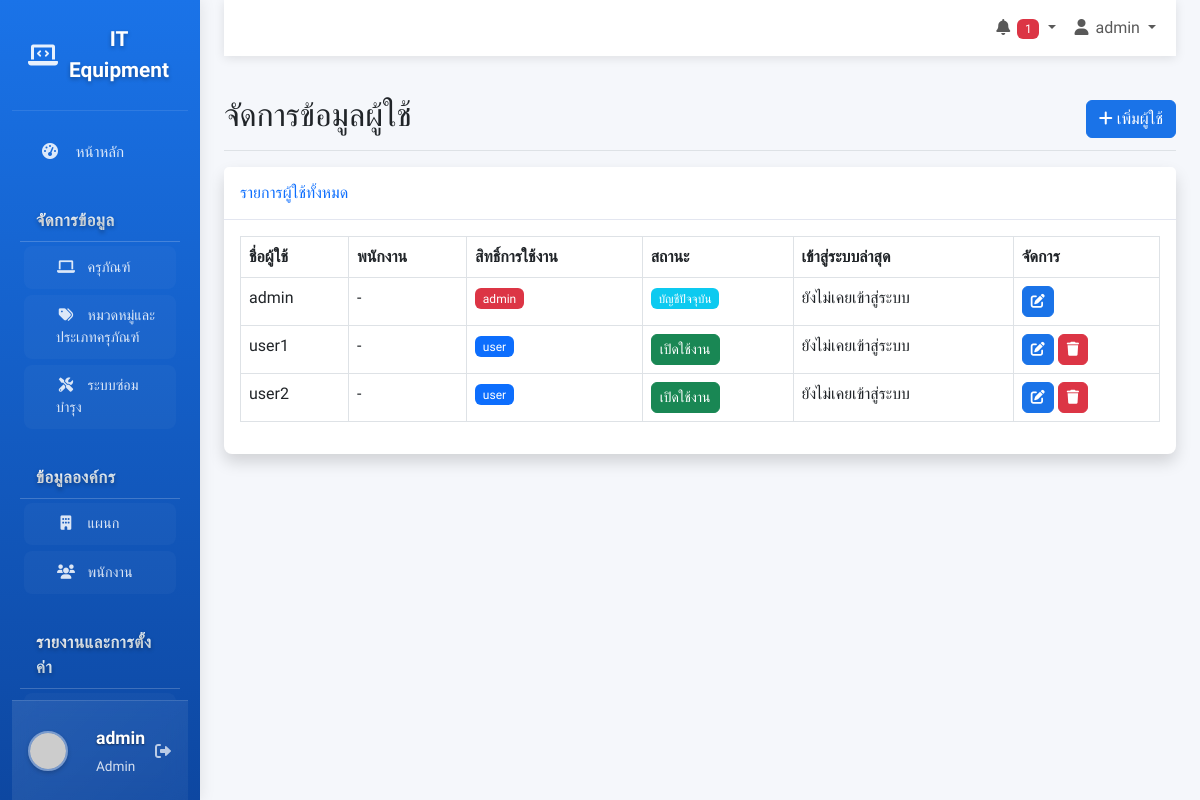
/users.php (signed in), run on the app's committed database.
### tables this page shows
CREATE TABLE users (
    id INT AUTO_INCREMENT PRIMARY KEY,
    username VARCHAR(50) UNIQUE NOT NULL,
    password VARCHAR(255) NOT NULL,
    employee_id INT,
    role ENUM('admin', 'user', 'viewer') DEFAULT 'user',
    is_active BOOLEAN DEFAULT TRUE,
    last_login TIMESTAMP NULL,
    created_at TIMESTAMP DEFAULT CURRENT_TIMESTAMP,
    FOREIGN KEY (employee_id) REFERENCES employees(id)
);

### users.php (the view, shortened to what this page needs)
<?php
require_once 'includes/header.php';
$users_query = "SELECT u.*, e.first_name, e.last_name, e.employee_code
    FROM users u
    LEFT JOIN employees e ON u.employee_id = e.id
    ORDER BY u.username";
$users_list = $db->query($users_query)->fetchAll(PDO::FETCH_ASSOC);
?>
<?php
include 'includes/sidebar.php';
?>
<main class="col-md-9 ms-sm-auto col-lg-10 px-md-4">
    <?php include 'includes/navbar.php'; ?>
    <div class="d-flex justify-content-between flex-wrap flex-md-nowrap align-items-center pt-3 pb-2 mb-3 border-bottom">
        <h1 class="h2">จัดการข้อมูลผู้ใช้</h1>
        <button type="button" class="btn btn-primary" data-bs-toggle="modal" data-bs-target="#userModal" onclick="clearForm()">
            <i class="fas fa-plus"></i> เพิ่มผู้ใช้
        </button>
    </div>
    <div class="card shadow mb-4">
        <div class="card-header py-3">
            <h6 class="m-0 font-weight-bold text-primary">รายการผู้ใช้ทั้งหมด</h6>
        </div>
        <div class="card-body">
            <div class="table-responsive">
                <table class="table table-bordered" id="dataTable" width="100%" cellspacing="0">
                    <thead>
                        <tr>
                            <th>ชื่อผู้ใช้</th>
                            <th>พนักงาน</th>
                            <th>สิทธิ์การใช้งาน</th>
                            <th>สถานะ</th>
                            <th>เข้าสู่ระบบล่าสุด</th>
                            <th>จัดการ</th>
                        </tr>
                    </thead>
                    <tbody>
                        <?php foreach($users_list as $user): ?>
                        <tr>
                            <td><?php echo $user['username']; ?></td>
                            <td>
                                <?php if ($user['first_name']): ?>
                                    <?php echo $user['first_name'] . ' ' . $user['last_name'] . ' (' . $user['employee_code'] . ')'; ?>
                                <?php else: ?>
                                    -
                                <?php endif; ?>
                            </td>
                            <td>
                                <span class="badge bg-<?php echo $user['role'] == 'admin' ? 'danger' : ($user['role'] == 'user' ? 'primary' : 'secondary'); ?>">
                                    <?php echo $user['role']; ?>
                                </span>
                            </td>
                            <td>
                                <?php if ($user['id'] != $_SESSION['user_id']): ?>
                                    <a href="users.php?action=toggle_active&id=<?php echo $user['id']; ?>" class="btn btn-sm btn-<?php echo $user['is_active'] ? 'success' : 'secondary'; ?>">
                                        <?php echo $user['is_active'] ? 'เปิดใช้งาน' : 'ปิดใช้งาน'; ?>
                                    </a>
                                <?php else: ?>
                                    <span class="badge bg-info">บัญชีปัจจุบัน</span>
                                <?php endif; ?>
                            </td>
                            <td>
                                <?php echo $user['last_login'] ? date('d/m/Y H:i', strtotime($user['last_login'])) : 'ยังไม่เคยเข้าสู่ระบบ'; ?>
                            </td>
                            <td>
                                <button type="button" class="btn btn-sm btn-primary" data-bs-toggle="modal" data-bs-target="#userModal" onclick='editUser(<?php echo json_encode($user); ?>)'>
                                    <i class="fas fa-edit"></i>
                                </button>
                                <?php if ($user['id'] != $_SESSION['user_id']): ?>
                                    <a href="users.php?action=delete&id=<?php echo $user['id']; ?>" class="btn btn-sm btn-danger" onclick="return confirm('คุณแน่ใจหรือไม่?')">
                                        <i class="fas fa-trash"></i>
                                    </a>
                                <?php endif; ?>
                            </td>
                        </tr>
                        <?php endforeach; ?>
                    </tbody>
                </table>
            </div>
        </div>
    </div>
</main>
<?php require_once 'includes/footer.php'; ?>

### css/style.css (style rules this page uses)
:root { --primary: #1a73e8; --primary-dark: #0d47a1; --secondary: #6c757d; --success: #28a745; --info: #17a2b8; --warning: #ffc107; --danger: #dc3545; --light: #f8f9fa; --dark: #343a40; }
body { font-family: 'Prompt', sans-serif; background-color: #f5f7fb; }
.card { border: none; border-radius: 0.5rem; box-shadow: 0 0.15rem 1.75rem 0 rgba(58, 59, 69, 0.15); margin-bottom: 1.5rem; }
.card-header { background-color: white; border-bottom: 1px solid #e3e6f0; font-weight: 600; }
.btn { border-radius: 0.375rem; font-weight: 500; }
.btn-primary { background-color: var(--primary); border-color: var(--primary); }
.table-responsive { overflow-x: auto; }
.card { transition: box-shadow 0.3s ease; }
.badge { font-weight: 500; }

### includes/header.php (style rules this page uses)
:root { --primary: #1a73e8; --primary-dark: #0d47a1; --secondary: #6c757d; --success: #28a745; --info: #17a2b8; --warning: #ffc107; --danger: #dc3545; --light: #f8f9fa; --dark: #343a40; }
body { font-family: 'Prompt', sans-serif; background-color: #f5f7fb; }

### data on the page
users: username "admin", role "admin", shows "บัญชีปัจจุบัน", shows "ยังไม่เคยเข้าสู่ระบบ"
users: username "user1", role "user", is_active "เปิดใช้งาน", shows "ยังไม่เคยเข้าสู่ระบบ"
users: username "user2", role "user", is_active "เปิดใช้งาน", shows "ยังไม่เคยเข้าสู่ระบบ"

### other printed values
$_SESSION['username'] "admin"
$_SESSION['role'] "Admin"
$pending_count "1"
